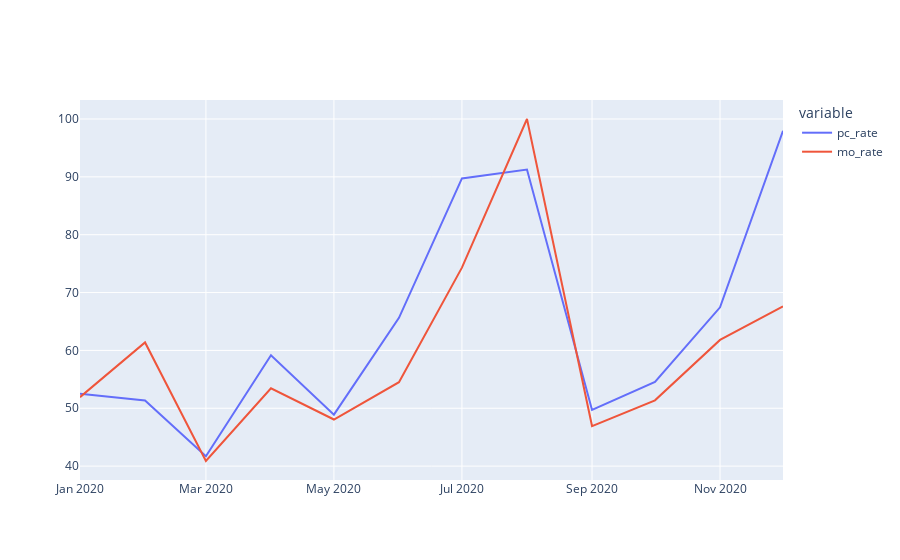

The notebook cell saved with this chart:
### Code cell
fig2020 = px.line(data_frame=df2020, x = 'date', y = ['pc_rate', 'mo_rate'], title='검색 트렌드 2020')
fig2020.update_layout(title_text="", height = 600)
fig2020.update_xaxes(title_text ='')
fig2020.update_yaxes(title_text ='')
fig2020.show()

### Figure 1 — Plotly figure (JSON) as saved in the notebook; plotly's stock layout.template omitted (floating-point values rounded to 4 significant figures)
{"data": [{"hovertemplate": "variable=pc_rate<br>date=%{x}<br>value=%{y}<extra></extra>", "legendgroup": "pc_rate", "line": {"color": "#636efa", "dash": "solid"}, "marker": {"symbol": "circle"}, "mode": "lines", "name": "pc_rate", "orientation": "v", "showlegend": true, "type": "scatter", "x": ["2020-01-01T00:00:00", "2020-02-01T00:00:00", "2020-03-01T00:00:00", "2020-04-01T00:00:00", "2020-05-01T00:00:00", "2020-06-01T00:00:00", "2020-07-01T00:00:00", "2020-08-01T00:00:00", "2020-09-01T00:00:00", "2020-10-01T00:00:00", "2020-11-01T00:00:00", "2020-12-01T00:00:00"], "xaxis": "x", "y": [52.5, 51.34, 41.69, 59.17, 48.89, 65.64, 89.73, 91.25, 49.71, 54.54, 67.45, 97.95], "yaxis": "y"}, {"hovertemplate": "variable=mo_rate<br>date=%{x}<br>value=%{y}<extra></extra>", "legendgroup": "mo_rate", "line": {"color": "#EF553B", "dash": "solid"}, "marker": {"symbol": "circle"}, "mode": "lines", "name": "mo_rate", "orientation": "v", "showlegend": true, "type": "scatter", "x": ["2020-01-01T00:00:00", "2020-02-01T00:00:00", "2020-03-01T00:00:00", "2020-04-01T00:00:00", "2020-05-01T00:00:00", "2020-06-01T00:00:00", "2020-07-01T00:00:00", "2020-08-01T00:00:00", "2020-09-01T00:00:00", "2020-10-01T00:00:00", "2020-11-01T00:00:00", "2020-12-01T00:00:00"], "xaxis": "x", "y": [51.91, 61.38, 40.88, 53.45, 48.06, 54.51, 74.31, 100, 46.92, 51.37, 61.81, 67.6], "yaxis": "y"}], "layout": {"autosize": true, "legend": {"title": {"text": "variable"}, "tracegroupgap": 0}, "title": {"text": ""}, "xaxis": {"anchor": "y", "autorange": true, "domain": [0, 1], "range": ["2020-01-01", "2020-12-01"], "title": {"text": ""}, "type": "date"}, "yaxis": {"anchor": "x", "autorange": true, "domain": [0, 1], "range": [37.6, 103.3], "title": {"text": ""}, "type": "linear"}}}
